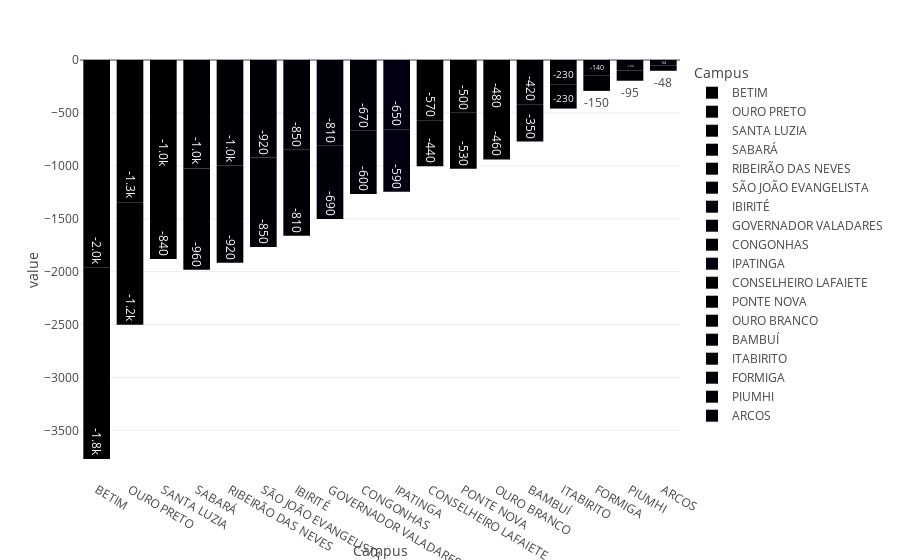

Notebook cell for this chart:
### Code cell
fig7 = px.bar(dffTC, x="Campus", y=["Inscritos","Homologadas"], color="Campus",template={}, text_auto='.2s')
fig7.show()

### Figure 1 — Plotly figure (JSON) as saved in the notebook; plotly's stock layout.template omitted (floating-point values rounded to 4 significant figures)
{"data": [{"alignmentgroup": "True", "hovertemplate": "Campus=%{x}<br>value=%{y}<extra></extra>", "legendgroup": "BETIM", "marker": {"color": "#000001", "pattern": {"shape": ""}}, "name": "BETIM", "offsetgroup": "BETIM", "orientation": "v", "showlegend": true, "textposition": "auto", "texttemplate": "%{y:.2s}", "type": "bar", "x": ["BETIM", "BETIM"], "xaxis": "x", "y": [-1963, -1807], "yaxis": "y"}, {"alignmentgroup": "True", "hovertemplate": "Campus=%{x}<br>value=%{y}<extra></extra>", "legendgroup": "OURO PRETO", "marker": {"color": "#000002", "pattern": {"shape": ""}}, "name": "OURO PRETO", "offsetgroup": "OURO PRETO", "orientation": "v", "showlegend": true, "textposition": "auto", "texttemplate": "%{y:.2s}", "type": "bar", "x": ["OURO PRETO", "OURO PRETO"], "xaxis": "x", "y": [-1344, -1158], "yaxis": "y"}, {"alignmentgroup": "True", "hovertemplate": "Campus=%{x}<br>value=%{y}<extra></extra>", "legendgroup": "SANTA LUZIA", "marker": {"color": "#000003", "pattern": {"shape": ""}}, "name": "SANTA LUZIA", "offsetgroup": "SANTA LUZIA", "orientation": "v", "showlegend": true, "textposition": "auto", "texttemplate": "%{y:.2s}", "type": "bar", "x": ["SANTA LUZIA", "SANTA LUZIA"], "xaxis": "x", "y": [-1039, -841], "yaxis": "y"}, {"alignmentgroup": "True", "hovertemplate": "Campus=%{x}<br>value=%{y}<extra></extra>", "legendgroup": "SABARÁ", "marker": {"color": "#000004", "pattern": {"shape": ""}}, "name": "SABARÁ", "offsetgroup": "SABARÁ", "orientation": "v", "showlegend": true, "textposition": "auto", "texttemplate": "%{y:.2s}", "type": "bar", "x": ["SABARÁ", "SABARÁ"], "xaxis": "x", "y": [-1024, -958], "yaxis": "y"}, {"alignmentgroup": "True", "hovertemplate": "Campus=%{x}<br>value=%{y}<extra></extra>", "legendgroup": "RIBEIRÃO DAS NEVES", "marker": {"color": "#000005", "pattern": {"shape": ""}}, "name": "RIBEIRÃO DAS NEVES", "offsetgroup": "RIBEIRÃO DAS NEVES", "orientation": "v", "showlegend": true, "textposition": "auto", "texttemplate": "%{y:.2s}", "type": "bar", "x": ["RIBEIRÃO DAS NEVES", "RIBEIRÃO DAS NEVES"], "xaxis": "x", "y": [-998, -917], "yaxis": "y"}, {"alignmentgroup": "True", "hovertemplate": "Campus=%{x}<br>value=%{y}<extra></extra>", "legendgroup": "SÃO JOÃO EVANGELISTA", "marker": {"color": "#000006", "pattern": {"shape": ""}}, "name": "SÃO JOÃO EVANGELISTA", "offsetgroup": "SÃO JOÃO EVANGELISTA", "orientation": "v", "showlegend": true, "textposition": "auto", "texttemplate": "%{y:.2s}", "type": "bar", "x": ["SÃO JOÃO EVANGELISTA", "SÃO JOÃO EVANGELISTA"], "xaxis": "x", "y": [-922, -846], "yaxis": "y"}, {"alignmentgroup": "True", "hovertemplate": "Campus=%{x}<br>value=%{y}<extra></extra>", "legendgroup": "IBIRITÉ", "marker": {"color": "#000007", "pattern": {"shape": ""}}, "name": "IBIRITÉ", "offsetgroup": "IBIRITÉ", "orientation": "v", "showlegend": true, "textposition": "auto", "texttemplate": "%{y:.2s}", "type": "bar", "x": ["IBIRITÉ", "IBIRITÉ"], "xaxis": "x", "y": [-849, -812], "yaxis": "y"}, {"alignmentgroup": "True", "hovertemplate": "Campus=%{x}<br>value=%{y}<extra></extra>", "legendgroup": "GOVERNADOR VALADARES", "marker": {"color": "#000008", "pattern": {"shape": ""}}, "name": "GOVERNADOR VALADARES", "offsetgroup": "GOVERNADOR VALADARES", "orientation": "v", "showlegend": true, "textposition": "auto", "texttemplate": "%{y:.2s}", "type": "bar", "x": ["GOVERNADOR VALADARES", "GOVERNADOR VALADARES"], "xaxis": "x", "y": [-811, -692], "yaxis": "y"}, {"alignmentgroup": "True", "hovertemplate": "Campus=%{x}<br>value=%{y}<extra></extra>", "legendgroup": "CONGONHAS", "marker": {"color": "#000009", "pattern": {"shape": ""}}, "name": "CONGONHAS", "offsetgroup": "CONGONHAS", "orientation": "v", "showlegend": true, "textposition": "auto", "texttemplate": "%{y:.2s}", "type": "bar", "x": ["CONGONHAS", "CONGONHAS"], "xaxis": "x", "y": [-668, -598], "yaxis": "y"}, {"alignmentgroup": "True", "hovertemplate": "Campus=%{x}<br>value=%{y}<extra></extra>", "legendgroup": "IPATINGA", "marker": {"color": "#000010", "pattern": {"shape": ""}}, "name": "IPATINGA", "offsetgroup": "IPATINGA", "orientation": "v", "showlegend": true, "textposition": "auto", "texttemplate": "%{y:.2s}", "type": "bar", "x": ["IPATINGA", "IPATINGA"], "xaxis": "x", "y": [-654, -592], "yaxis": "y"}, {"alignmentgroup": "True", "hovertemplate": "Campus=%{x}<br>value=%{y}<extra></extra>", "legendgroup": "CONSELHEIRO LAFAIETE", "marker": {"color": "#000001", "pattern": {"shape": ""}}, "name": "CONSELHEIRO LAFAIETE", "offsetgroup": "CONSELHEIRO LAFAIETE", "orientation": "v", "showlegend": true, "textposition": "auto", "texttemplate": "%{y:.2s}", "type": "bar", "x": ["CONSELHEIRO LAFAIETE", "CONSELHEIRO LAFAIETE"], "xaxis": "x", "y": [-569, -436], "yaxis": "y"}, {"alignmentgroup": "True", "hovertemplate": "Campus=%{x}<br>value=%{y}<extra></extra>", "legendgroup": "PONTE NOVA", "marker": {"color": "#000002", "pattern": {"shape": ""}}, "name": "PONTE NOVA", "offsetgroup": "PONTE NOVA", "orientation": "v", "showlegend": true, "textposition": "auto", "texttemplate": "%{y:.2s}", "type": "bar", "x": ["PONTE NOVA", "PONTE NOVA"], "xaxis": "x", "y": [-499, -529], "yaxis": "y"}, {"alignmentgroup": "True", "hovertemplate": "Campus=%{x}<br>value=%{y}<extra></extra>", "legendgroup": "OURO BRANCO", "marker": {"color": "#000003", "pattern": {"shape": ""}}, "name": "OURO BRANCO", "offsetgroup": "OURO BRANCO", "orientation": "v", "showlegend": true, "textposition": "auto", "texttemplate": "%{y:.2s}", "type": "bar", "x": ["OURO BRANCO", "OURO BRANCO"], "xaxis": "x", "y": [-481, -458], "yaxis": "y"}, {"alignmentgroup": "True", "hovertemplate": "Campus=%{x}<br>value=%{y}<extra></extra>", "legendgroup": "BAMBUÍ", "marker": {"color": "#000004", "pattern": {"shape": ""}}, "name": "BAMBUÍ", "offsetgroup": "BAMBUÍ", "orientation": "v", "showlegend": true, "textposition": "auto", "texttemplate": "%{y:.2s}", "type": "bar", "x": ["BAMBUÍ", "BAMBUÍ"], "xaxis": "x", "y": [-418, -353], "yaxis": "y"}, {"alignmentgroup": "True", "hovertemplate": "Campus=%{x}<br>value=%{y}<extra></extra>", "legendgroup": "ITABIRITO", "marker": {"color": "#000005", "pattern": {"shape": ""}}, "name": "ITABIRITO", "offsetgroup": "ITABIRITO", "orientation": "v", "showlegend": true, "textposition": "auto", "texttemplate": "%{y:.2s}", "type": "bar", "x": ["ITABIRITO", "ITABIRITO"], "xaxis": "x", "y": [-229, -230], "yaxis": "y"}, {"alignmentgroup": "True", "hovertemplate": "Campus=%{x}<br>value=%{y}<extra></extra>", "legendgroup": "FORMIGA", "marker": {"color": "#000006", "pattern": {"shape": ""}}, "name": "FORMIGA", "offsetgroup": "FORMIGA", "orientation": "v", "showlegend": true, "textposition": "auto", "texttemplate": "%{y:.2s}", "type": "bar", "x": ["FORMIGA", "FORMIGA"], "xaxis": "x", "y": [-144, -148], "yaxis": "y"}, {"alignmentgroup": "True", "hovertemplate": "Campus=%{x}<br>value=%{y}<extra></extra>", "legendgroup": "PIUMHI", "marker": {"color": "#000007", "pattern": {"shape": ""}}, "name": "PIUMHI", "offsetgroup": "PIUMHI", "orientation": "v", "showlegend": true, "textposition": "auto", "texttemplate": "%{y:.2s}", "type": "bar", "x": ["PIUMHI", "PIUMHI"], "xaxis": "x", "y": [-101, -95], "yaxis": "y"}, {"alignmentgroup": "True", "hovertemplate": "Campus=%{x}<br>value=%{y}<extra></extra>", "legendgroup": "ARCOS", "marker": {"color": "#000008", "pattern": {"shape": ""}}, "name": "ARCOS", "offsetgroup": "ARCOS", "orientation": "v", "showlegend": true, "textposition": "auto", "texttemplate": "%{y:.2s}", "type": "bar", "x": ["ARCOS", "ARCOS"], "xaxis": "x", "y": [-54, -48], "yaxis": "y"}], "layout": {"barmode": "relative", "legend": {"title": {"text": "Campus"}, "tracegroupgap": 0}, "margin": {"t": 60}, "xaxis": {"anchor": "y", "categoryarray": ["BETIM", "OURO PRETO", "SANTA LUZIA", "SABARÁ", "RIBEIRÃO DAS NEVES", "SÃO JOÃO EVANGELISTA", "IBIRITÉ", "GOVERNADOR VALADARES", "CONGONHAS", "IPATINGA", "CONSELHEIRO LAFAIETE", "PONTE NOVA", "OURO BRANCO", "BAMBUÍ", "ITABIRITO", "FORMIGA", "PIUMHI", "ARCOS"], "categoryorder": "array", "domain": [0, 1], "title": {"text": "Campus"}}, "yaxis": {"anchor": "x", "domain": [0, 1], "title": {"text": "value"}}}}
